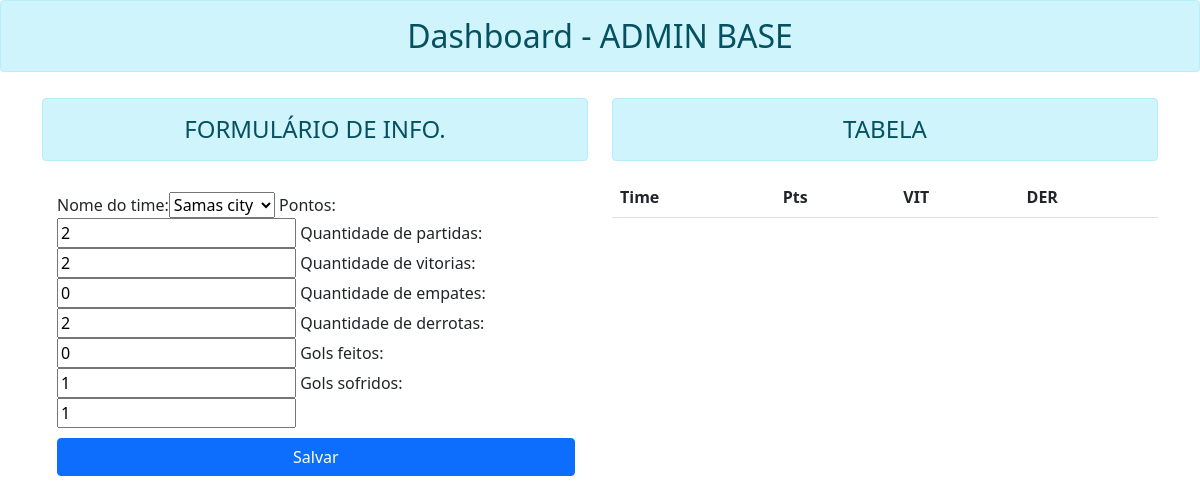
Screenshot of /form-tabela-classificaco/5 with the database file from the repository.
### my_app/models.py (models this page shows)
class TabelaClassificacao(models.Model):
    nome_do_time = models.ForeignKey(Equipe, on_delete=models.CASCADE, unique=True)
    pontos = models.IntegerField()
    quantidade_de_partidas = models.IntegerField()
    quantidade_de_vitorias = models.IntegerField()
    quantidade_de_empates = models.IntegerField()
    quantidade_de_derrotas = models.IntegerField()
    gols_feitos = models.IntegerField()
    gols_sofridos = models.IntegerField()

### my_app/views.py (the view)
# urls.py: path('form-tabela-classificaco/<int:id>', views.update_classificacao, name='form-tabela-classificaco'),
def update_classificacao(request, id):
    tabela_id = TabelaClassificacao.objects.get(pk=id)
    if request.method == 'POST':
        form = TabelaClassForm(request.POST, instance=tabela_id)
        if form.is_valid():
            form.save()
            return redirect('/form-tabela-classificaco/')
    else:
        tabela_id = TabelaClassificacao.objects.get(pk=id)
    form = TabelaClassForm(instance=tabela_id)
    return render(request, 'html/form_tabela_classificacao.html', {'form':  form, 'tabela_id': tabela_id})

### my_app/forms.py
class TabelaClassForm(forms.ModelForm):
    class Meta:
        model = TabelaClassificacao
        fields = '__all__'

### my_app/models.py (called while the page is built)
    def __str__(self):
        return self.nome_time

### my_app/templates/html/form_tabela_classificacao.html (shortened to what this page needs)
{% extends 'base.html' %}
{% load bootstrap %}
{%block content%}
<h2 class="text-center alert alert-info" id="titulo">Dashboard - ADMIN BASE</h2>
<div class="container" id="container">
  <div class="row">
    <div class="col-6">
      <h4 class="text-center alert alert-info" id="titulo">FORMULÁRIO DE INFO.</h4>
      <form method="post" class="post-form" id="formulario">{% csrf_token %}
        {{ form|bootstrap }}
        <button type="submit" class="save btn btn-primary" id="btn_salvar">Salvar</button>
    </form><br>
    </div>
    <div class="col-6">
      <h4 class="text-center alert alert-info" id="titulo">TABELA</h4>
      <table class="table" id="tabela">
          <thead>
            <tr>
              <th scope="col">Time</th>
              <th scope="col">Pts</th>
              <th scope="col">VIT</th>
              <th scope="col">DER</th>
            </tr>
          </thead>
        </table>
    </div>
  </div>
</div>
{%endblock content%}

### my_app/templates/html/form_tabela_classificacao.html (style rules this page uses)
#btn_salvar { margin-top: 10px; padding-right: 235px; padding-left: 235px; }
#formulario { padding: 15px; }
#container { padding-top:10px; }

### rows the page displays
TabelaClassificacao: nome_do_time "Samas city", pontos "2", quantidade_de_partidas "2", quantidade_de_vitorias "0", quantidade_de_empates "2", quantidade_de_derrotas "0", gols_feitos "1", gols_sofridos "1"
